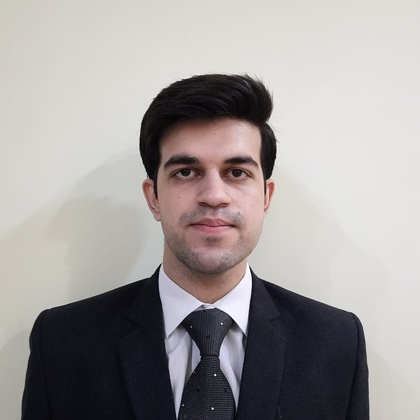
%> input picture assignments/Assignment 3/photo.jpeg, 420 x 420 px, shrunk from 960 x 960 before the run
$ octave assignment_3.m   (GNU Octave 9; MATLAB toolbox functions it lacks are replaced by stand-ins)
%> lines starting %> are read from the running program, lines starting %| are printed output that depends on the picture; long printed decimals are rounded
imdata = imread('photo.jpeg');
%> imdata is the input picture: size 420x420x3 uint8; mean R, G, B 161.1, 156.6, 155.5
%Read the image into Matlab and stores it as a matrix

imgray = rgb2gray(imdata);
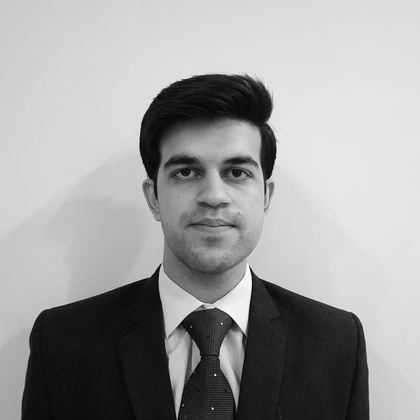
%> imgray: size 420x420 uint8; min 1, max 254, mean 157.8
%Converts the Image into grayscale

count = zeros(1,256);
%Keeps a count of all the intensities in the matrix

for i = 1:1:size(imgray,1)
    for j = 1:1:size(imgray,2)
        count(1,imgray(i,j)+1) = count(1,imgray(i,j)+1) + 1;
    end
end
%> after the loop, count = 256 values, max 6870 at index 230, min 0 at index 1, mean 689.1
%A loop to count the intensities

totalcount = size(imgray,1) * size(imgray,2);
%> totalcount = 176400
prob = count / totalcount;
%> prob = 256 values, max 0.0389 at index 230, min 0 at index 1, mean 0.00391
%Prob stores the probabilities

prob_entropy = prob;
%> prob_entropy has the same summary as prob
%Makes another array so that original values not lost

for i = 1:1:256
    if prob_entropy(i) == 0
        prob_entropy(i) = 1;
    end
end
%> after the loop, prob_entropy = 256 values, max 1 at index 1, min 5.67e-06 at index 2, mean 0.0117
%This loop changes all the intensities with no count into 1 so that they
%don't have a probability of 0 and thus make the entropy infinity. They
%are made 1 here to limit their impact on the entropy

entropycalc = -sum(prob_entropy .* log2(prob_entropy));
%> entropycalc = 6.81
fprintf('entropy is %f \n', entropycalc);
%| entropy is 6.812
%Prints the entropy obtained

entropyfunc = entropy(imgray);
%> entropyfunc = 6.81
%Entropy is calculated using the inbuilt function to verify the calculated
%entropy

%IGS quantization
sumint = uint8([8,4,2,1]);
imgigs = imgray;
%Makes a copy for use

igs = uint8(zeros(size(imgray,1),size(imgray,2)));
for i = 1:1:size(imgray,1)
    for j = 1:1:size(imgray,2)
        if j==1
            add = uint8(0);
            igs(i,j) = sum(((bitget(imgigs(i,j), 8:-1:5))+add).*sumint);
        elseif bitget(imgigs(i,j),8)==1 && bitget(imgigs(i,j),7)==1 && bitget(imgigs(i,j),6)==1 && bitget(imgigs(i,j),5)==1
            add = uint8(0);
            igs(i,j) = sum(((bitget(imgigs(i,j), 8:-1:5))+add).*sumint);
        else
            add = (bitget(imgigs(i,j-1),4:-1:1));
            imgigs(i,j) = imgigs(i,j) + sum(add.*sumint);
            igs(i,j) = sum((bitget(imgigs(i,j), 8:-1:5)).*sumint);
        end
    end
end
%> after the loop, add = [false false false false]

imgcomp = mat2gray(igs,[0 15]);

figure(1);
imshow(imdata);
title('The Original Image');

figure(2);
imshow(imgray);
title('The Original Image in grayscale');

figure(3);
imshow(imgcomp);
title('The image after IGSQ');
